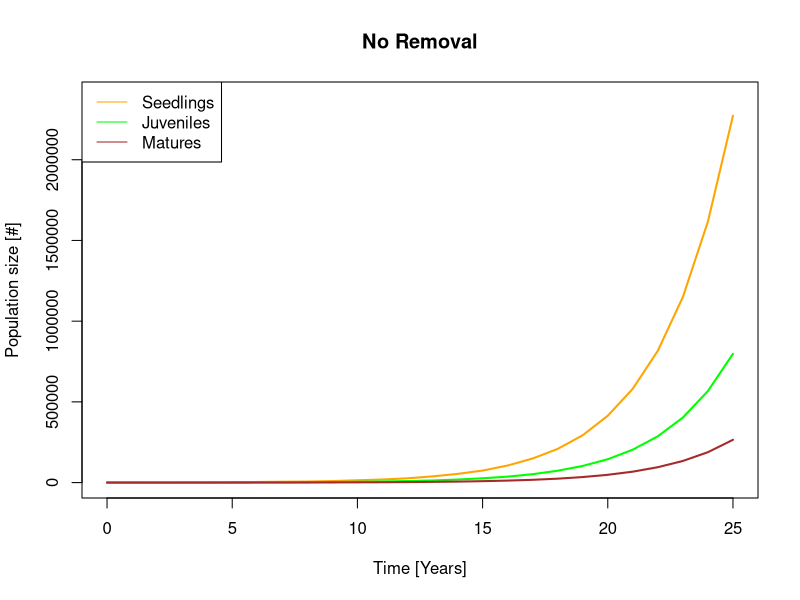
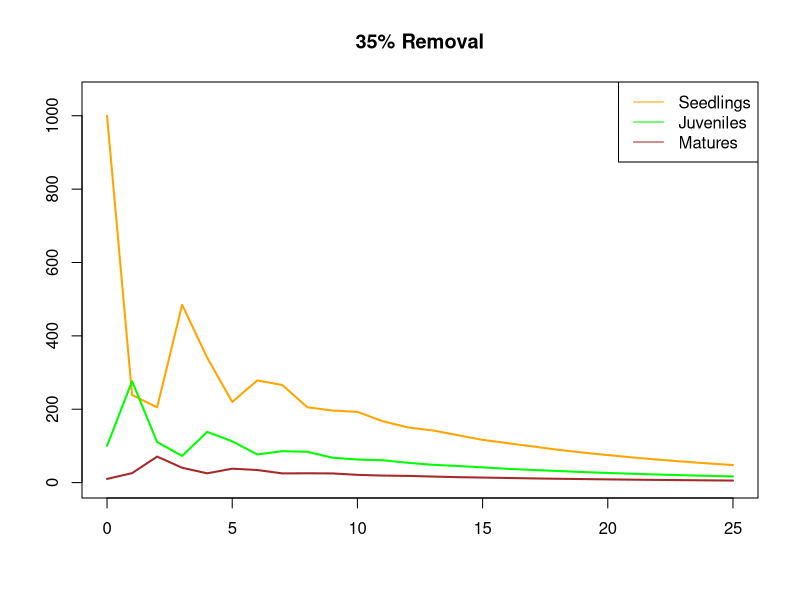
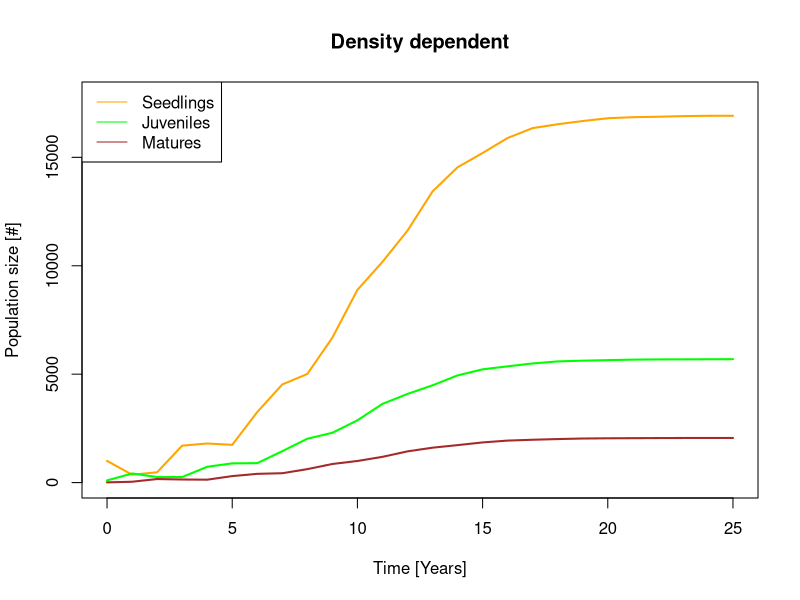
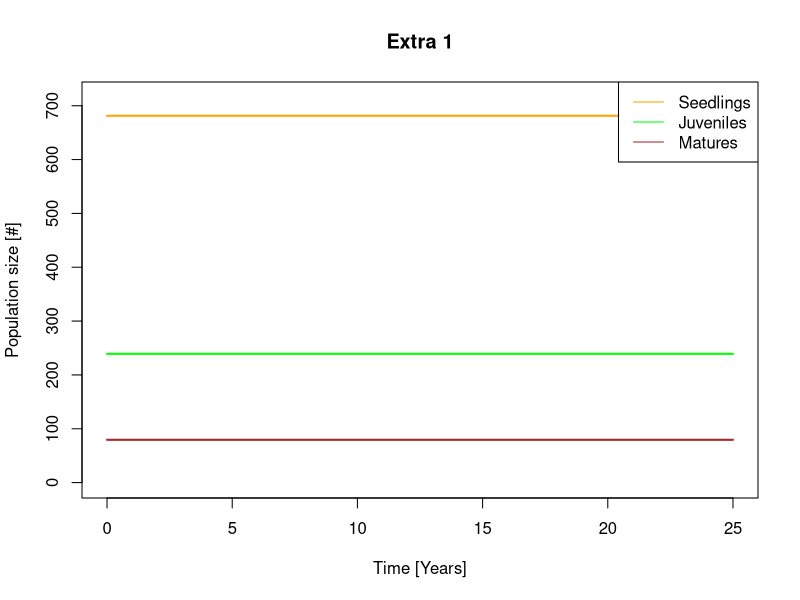
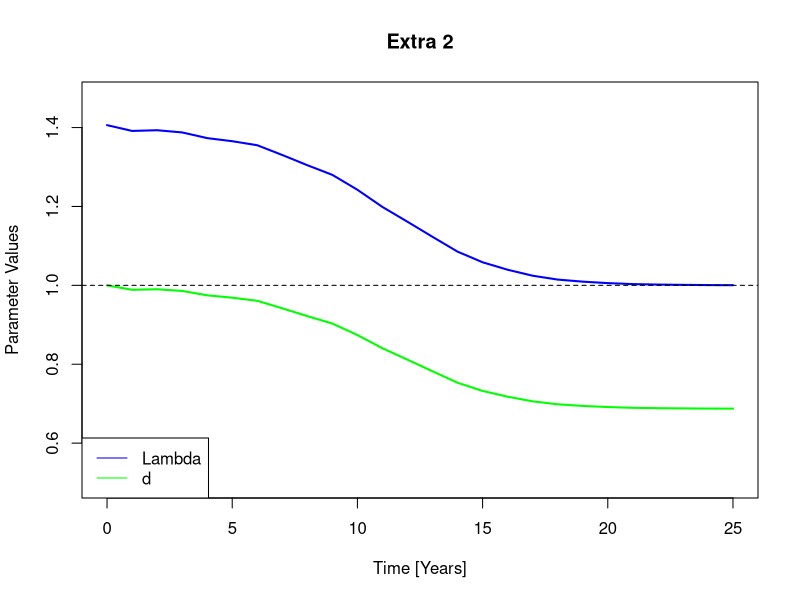

Generate these figures, in order, with R:
# Environmental Modelling
# Project 3 

# Note: migration (= dispersal parameter) between sub-populations should be ignored

##### a) #####

# Define Parameters:

s1 <- 0.27
s2 <- 0.272
s3 <- 0.305
g1 <- 0.398
g2 <- 0.366
f3 <- 9.74
d <- 1 

# Lefkovitch matrix for cherry guava crop: 

cherry_MTR = rbind(c(s1*d, 0.000, f3*d),c(g1*d, s2*d, 0.000),c(0.000, g2*d, s3))
NAMES = c('Seedlings', 'Juveniles', 'Matures')
colnames(cherry_MTR) <-NAMES             
rownames(cherry_MTR) <- NAMES

# Starting population

ini_N <- matrix(c(1000,100,10), ncol=1)         
rownames(ini_N) <- NAMES            
colnames(ini_N) <- "Abundance"

# Matrix for the population development

YEARs <- 25
pop_MTR <- matrix(0,nrow=3,ncol=YEARs+1)
rownames(pop_MTR) <- NAMES
colnames(pop_MTR) <- seq(0,YEARs)
pop_MTR[,1] <- ini_N                   

# Calculation of the population development over time via for-loop

for(t in 2:(YEARs+1)){  
  
  pop_MTR[,t] <-  cherry_MTR %*% pop_MTR[,t-1]     
  
}

plot(colnames(pop_MTR),pop_MTR[1,], main = "No Removal", xlab="Time [Years]", ylab="Population size [#]",col="orange", type = "l", lwd=2, lty=1, ylim = c(0,max(pop_MTR)*1.05))
lines(colnames(pop_MTR),pop_MTR[2,],col="green", type = "l", lwd=2, lty=1)
lines(colnames(pop_MTR),pop_MTR[3,],col="brown", type = "l", lwd=2, lty=1)
legend("topleft", NAMES, col = c("orange","green","brown"), lty=1)


##### b) #####

# Finite rate of exponential growth

Lambda <- as.numeric(eigen(cherry_MTR)$values[1])

# Stable stage structure

SAD <- as.numeric(eigen(cherry_MTR)$vectors[,1])
SSS <- SAD/sum(SAD)


##### c) #####

# Introduce removal

Removal <- 0.35 # 0.1

for(t in 2:(YEARs+1)){  
  
  pop_MTR[,t] <-  cherry_MTR %*% pop_MTR[,t-1] %*% (1-Removal)  
  
}

plot(colnames(pop_MTR),pop_MTR[1,], main = "35% Removal"  , xlab="", ylab="",col="orange", type = "l", lwd=2, lty=1,ylim = c(0,max(pop_MTR)*1.05))
lines(colnames(pop_MTR),pop_MTR[2,],col="green", type = "l", lwd=2, lty=1)
lines(colnames(pop_MTR),pop_MTR[3,],col="brown", type = "l", lwd=2, lty=1)
legend("topright", NAMES, col = c("orange","green","brown"), lty=1)


##### d) #####

# Add parameters for density dependency (d)

gammaS <- 8.76*10^(-5)
gammaJ <- 1.02*10^(-4)
gammaM <- 3.65*10^(-4)
A <- 9 # [ha]

# run for-loop with density dependency build in

for(t in 2:(YEARs+1)){  
  
  d <- 1 - ((gammaS*pop_MTR[1,t-1]+gammaJ*pop_MTR[2,t-1]+gammaM*pop_MTR[3,t-1])/A)
  cherry_MTR = rbind(c(s1*d, 0.000, f3*d),c(g1*d, s2*d, 0.000),c(0.000, g2*d, s3))
  pop_MTR[,t] <-  cherry_MTR %*% pop_MTR[,t-1]
  
}

plot(colnames(pop_MTR),pop_MTR[1,],xlab="Time [Years]", ylab="Population size [#]", main = "Density dependent", col="orange", type = "l", lwd=2, lty=1,ylim = c(0,max(pop_MTR)*1.05))
lines(colnames(pop_MTR),pop_MTR[2,],col="green", type = "l", lwd=2, lty=1)
lines(colnames(pop_MTR),pop_MTR[3,],col="brown", type = "l", lwd=2, lty=1)
legend("topleft", NAMES, col=c("orange","green","brown"), lty=1)


##### extra #####

# finding the threshold (equilibrium) removal rate

# Reset the parameter d and the Lefkovitch matrix

d <- 1
cherry_MTR = rbind(c(s1*d, 0.000, f3*d),c(g1*d, s2*d, 0.000),c(0.000, g2*d, s3))

# Run the model with initial abundances consistent with SSS and Removal balancing the gowth rate (Lambda)

pop_MTR[,1] <- SSS*1000         
Removal <- 1-(1/Lambda)


for(t in 2:(YEARs+1)){  
  
  pop_MTR[,t] <-  cherry_MTR %*% pop_MTR[,t-1] %*% (1-Removal)  
  
}

plot(colnames(pop_MTR),pop_MTR[1,], main="Extra 1", xlab="Time [Years]", ylab="Population size [#]",col="orange", type = "l", lwd=2, lty=1,ylim = c(0,max(pop_MTR)*1.05))
lines(colnames(pop_MTR),pop_MTR[2,],col="green", type = "l", lwd=2, lty=1)
lines(colnames(pop_MTR),pop_MTR[3,],col="brown", type = "l", lwd=2, lty=1)
legend("topright", NAMES, col = c("orange","green","brown"), lty=1)


##### extra 2 #####

# effect of d on Lambda

# reset initial abundances

pop_MTR[,1] <- ini_N  

# create a matrix for the storage of the parameter values

parameters <- matrix(0,nrow=2,ncol=YEARs+1)
rownames(parameters) <- c("d","Lambda")
colnames(parameters) <- seq(0,YEARs)
parameters[,1] <- c(d,Lambda) 

# run for-loop for density dependency, save values of d and Lambda in matrix

for(t in 2:(YEARs+1)){  
  
  d <- 1 - ((gammaS*pop_MTR[1,t-1]+gammaJ*pop_MTR[2,t-1]+gammaM*pop_MTR[3,t-1])/A)
  cherry_MTR = rbind(c(s1*d, 0.000, f3*d),c(g1*d, s2*d, 0.000),c(0.000, g2*d, s3))
  pop_MTR[,t] <-  cherry_MTR %*% pop_MTR[,t-1]
  
  parameters[1,t] <- d
  
  Lambda <- as.numeric(eigen(cherry_MTR)$values[1])
  parameters[2,t] <- Lambda
  
}

plot(colnames(parameters),parameters[2,], main="Extra 2", xlab="Time [Years]", ylab="Parameter Values",col="blue", type = "l", lwd=2, lty=1,ylim = c(0.5,max(parameters)*1.05))
lines(colnames(parameters),parameters[1,],col="green", type = "l", lwd=2, lty=1)
legend("bottomleft", c("Lambda","d"), col = c("blue","green"), lty=1)
abline(1,0,lty=2)
